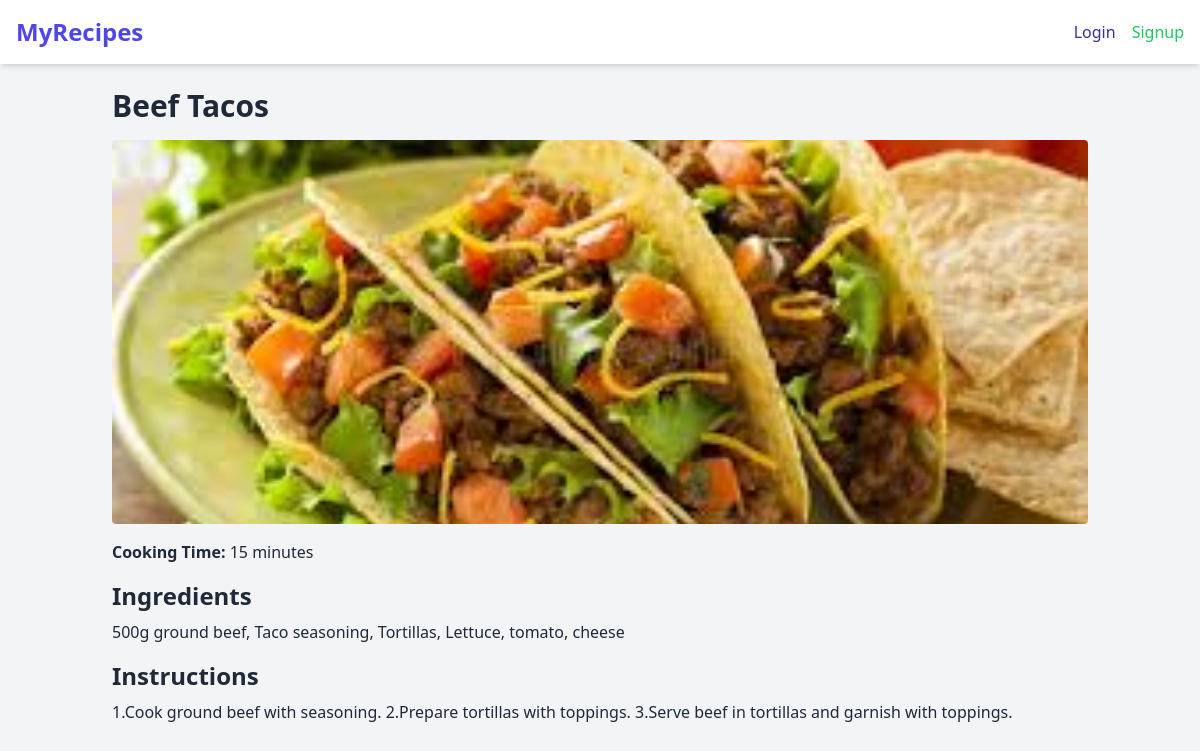
The page /recipe/7/ on the database its author committed.
### recipes/models.py (models this page shows, shortened)
class Recipe(models.Model):
    title = models.CharField(max_length=200)
    ingredients = models.TextField()
    instructions = models.TextField()
    cooking_time = models.IntegerField(help_text="Cooking time in minutes")
    category = models.ForeignKey(Category, on_delete=models.CASCADE)
    image = models.ImageField(upload_to='recipe_images/', blank=True, null=True)
    created_by = models.ForeignKey(User, on_delete=models.CASCADE)

### recipes/views.py (the view)
# urls.py: path('recipe/<int:pk>/', views.recipe_detail, name='recipe_detail'),
def recipe_detail(request, pk):
    recipe = get_object_or_404(Recipe, pk=pk)
    return render(request, 'recipes/recipe_detail.html', {'recipe': recipe})

### recipes/templates/recipes/recipe_detail.html (shortened to what this page needs)
{% extends 'recipes/base.html' %}
{% block content %}
<h1 class="text-3xl font-bold mb-4">{{ recipe.title }}</h1>
{% if recipe.image %}
<img src="{{ recipe.image.url }}" class="w-full max-h-96 object-cover rounded mb-4">
{% endif %}
<p class="mb-4"><strong>Cooking Time:</strong> {{ recipe.cooking_time }} minutes</p>
<h2 class="text-2xl font-bold mb-2">Ingredients</h2>
<p class="mb-4">{{ recipe.ingredients }}</p>
<h2 class="text-2xl font-bold mb-2">Instructions</h2>
<p class="mb-4">{{ recipe.instructions }}</p>
{% endblock %}

### rows shown on the page
Recipe: title "Beef Tacos", image (picture), cooking_time "15", ingredients "500g ground beef, Taco seasoning, Tortillas, Lettuce, tomato, cheese", instructions "1.Cook ground beef with seasoning. 2.Prepare tortillas with toppings. 3.Serve beef in tortillas and garnish with toppings."
